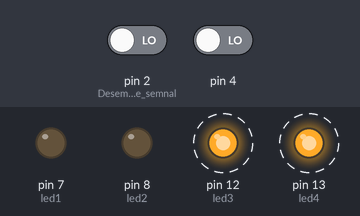
Simulated run of this sketch. Board: Arduino Uno, built with avr-gcc and run on an emulated ATmega328P. Shown: output pins drawn as LEDs (lit = HIGH). Dashed ring = blinking. The inputs (shaded band) are chosen by the test bench; at power-on: pin 2 (Desemnam_maneta_de_semnal) LOW, pin 4 LOW.

Above: at 1.8 s.
2.5 s: pin 2 (Desemnam_maneta_de_semnal) driven HIGH
At 3.4 s:
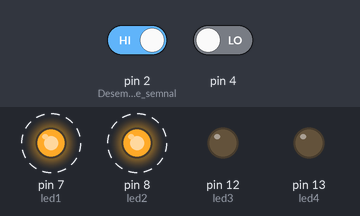
6.1 s: pin 4 driven HIGH
At 7.4 s:
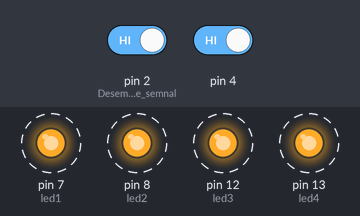
9.7 s: pin 4 driven LOW
At 10.6 s:
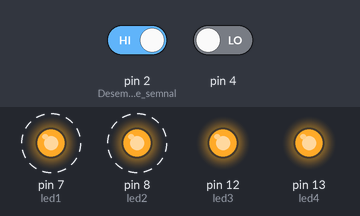
13.2 s: pin 2 (Desemnam_maneta_de_semnal) driven LOW
At 13.4 s:
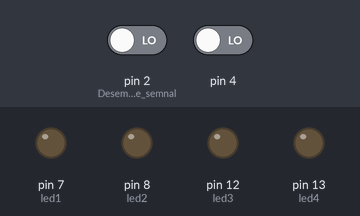
Timing chart, 0 to 17.7 s (numbered marks = the images above; inputs shaded):
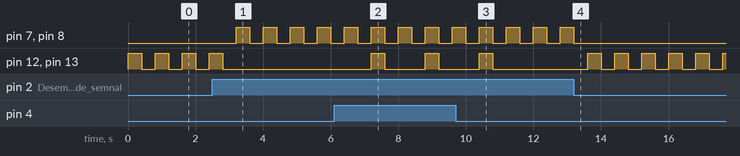

Measured:
- after the input at 2.5 s, pin 7 (led1), pin 8 (led2): alternates HIGH for 0.40 s and LOW for 0.40 s, starting after 0.70 s; pin 12 (led3), pin 13 (led4): goes on until 2.8 s, then stays LOW
- after the input at 6.1 s, pin 12 (led3), pin 13 (led4): alternates HIGH for 0.40 s and LOW for 1.2 s, starting after 1.1 s
- after the input at 9.7 s, pin 12 (led3), pin 13 (led4): goes on until 10.8 s, then stays LOW
- after the input at 13.2 s, pin 7 (led1), pin 8 (led2): goes on until 13.2 s, then stays LOW; pin 12 (led3), pin 13 (led4): alternates HIGH for 0.40 s and LOW for 0.40 s, starting after 0.40 s
- by itself, pin 12 (led3), pin 13 (led4): alternates HIGH for 0.40 s and LOW for 0.40 s

The sketch:

Danciu_Daniel_BlinkersPR.ino
```cpp
const int led1 = 7;            //Ledurile 1 si 2, desemnate pentru semnalizarile stanga fata respectiv stanga spate
const int led2 = 8;
const int led3 = 12;            //Ledurile 3 si 4, desemnate pentru semnalizarile
const int led4 = 13;


void setup() {


pinMode(2, INPUT);     //Desemnam maneta de semnalizare si butonul de avarii ca si input-uri
pinMode(4, INPUT);

pinMode(led1, OUTPUT);          //Desemnam cele 4 leduri ca si output-uri
pinMode(led2, OUTPUT);
pinMode(led3, OUTPUT);
pinMode(led4, OUTPUT);

}

void loop() {

//Declaram starile manetei si ale butonului
int TSLeverState = digitalRead(2);
int HazButtonState = digitalRead(4);


if (TSLeverState == HIGH) {
// Daca pozitia switch-ului SPDT folosit pentru semnalizare este HIGH
// atunci ledurile de pe partea stanga intra in operatiune
digitalWrite(led1, HIGH);       // Pornim ledurile de pe partea stanga
digitalWrite(led2, HIGH);
delay(400);                     // Asteptam timpul indicat
digitalWrite(led1, LOW);        // Oprim ledurile de pe partea stanga
digitalWrite(led2, LOW);
delay(400);                     // Asteptam timpul indicat iar procesul se reia
} else {
// Daca pozitia switch-ului SPDT folosit pentru semnalizare este LOW(0)
// atunci ledurile de pe partea dreapta intra in operatiune
digitalWrite(led3, HIGH);       // Pornim ledurile de pe partea dreapta
digitalWrite(led4, HIGH);
delay(400);                     // Asteptam timpul indicat
digitalWrite(led3, LOW);        // Oprim ledurile de pe partea dreapta
digitalWrite(led4, LOW);
delay(400);                     // Asteptam timpul indicat iar procesul se reia
}


if (HazButtonState == HIGH) {
// Daca pozitia switch-ului SPST folosit pentru avarii este HIGH
// atunci ledurile de pe ambele intra in operatiune
digitalWrite(led1, HIGH);       // Pornim toate ledurile
digitalWrite(led2, HIGH);
digitalWrite(led3, HIGH);
digitalWrite(led4, HIGH);
delay(400);                     // asteptam timpul indicat
digitalWrite(led1, LOW);        // Oprim toate ledurile
digitalWrite(led2, LOW);
digitalWrite(led3, LOW);
digitalWrite(led4, LOW);
delay(400);                     // asteptam timpul indicat iar procesul se reia
} else {
// Daca pozitia switch-ului SPST folosit pentru avarii este LOW
// atunci ledurile raman stinse
digitalWrite(led1, LOW);
digitalWrite(led2, LOW);
digitalWrite(led3, LOW);
digitalWrite(led4, LOW);
}


}
```
